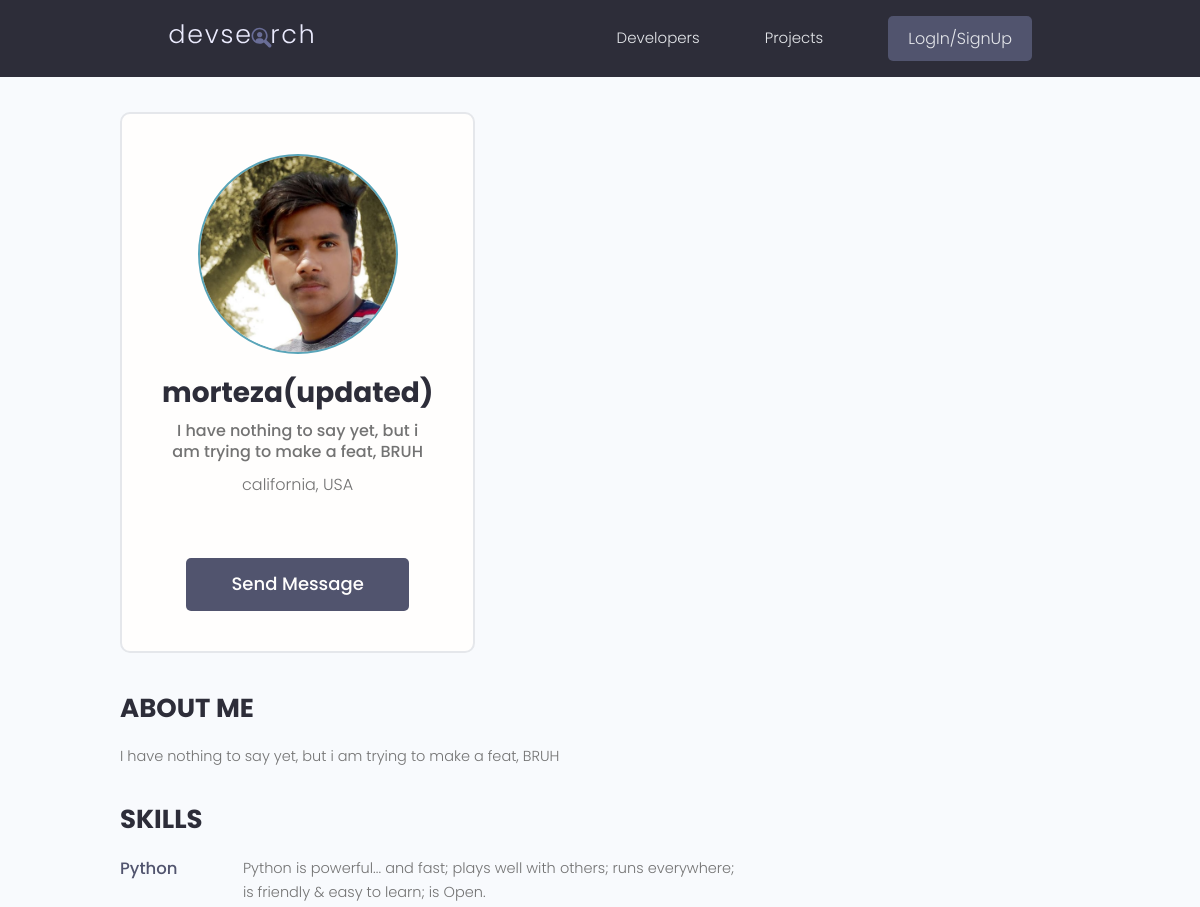
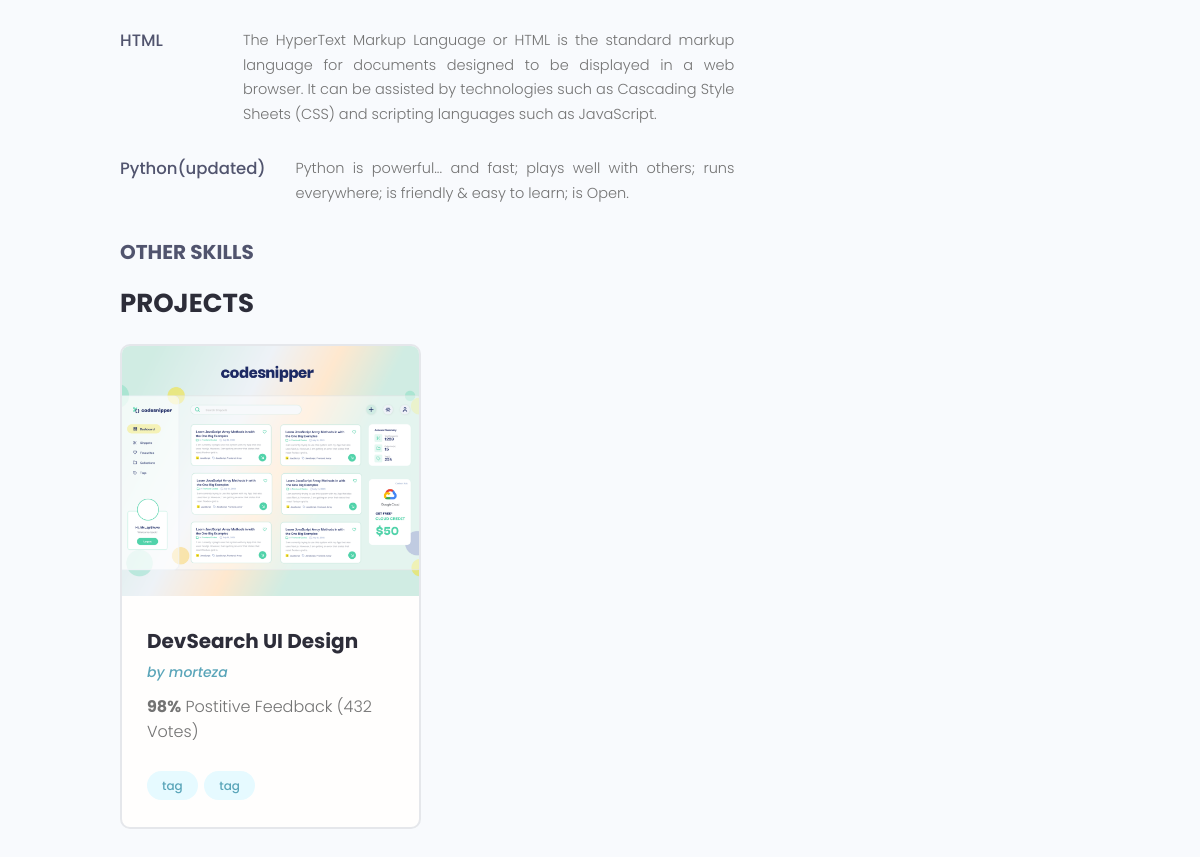
/users/user_profile/255c4189-f08c-4e26-ab23-978dfecdd777, run on the app's committed database (2 pictures, top to bottom).
### users/models.py (models this page shows, shortened)
class Profile(models.Model):
    user = models.OneToOneField(User, null = True, blank = True, on_delete=models.CASCADE)
    name = models.CharField(max_length=200, null=True, blank = True)
    email = models.EmailField(max_length=500, null=True, blank = True)
    info = models.CharField(max_length= 200, null=True, blank = True)
    bio = models.TextField(null=True, blank = True)
    location = models.CharField(max_length = 200, null=True, blank = True)
    profile_image = models.ImageField(null=True, blank = True, default="images/profiles/user-default.png")
    social_github = models.CharField(max_length=200, null=True, blank = True)
    social_youtube = models.CharField(max_length=200, null=True, blank = True)
    social_linkedin = models.CharField(max_length=200, null=True, blank = True)
    social_website = models.CharField(max_length=200, null=True, blank = True)
    created = models.DateTimeField(null=True, blank = True, auto_now_add=True)
    id = models.UUIDField(default = uuid.uuid4,
     editable=False, unique = True, primary_key = True)
    def __str__(self) -> str:
        return self.user.username

class Skill(models.Model):
    owner = models.ForeignKey(Profile, on_delete=models.CASCADE, null=True, blank = True)
    name = models.CharField(max_length=200, null=True, blank = True)
    description = models.TextField(null=True, blank = True)
    created = models.DateTimeField(auto_now_add=True)
    id = models.UUIDField(default = uuid.uuid4, editable=False, primary_key=True, unique=True)

### project/models.py (models this page shows, shortened)
class Project(models.Model):
    owner = models.ForeignKey(Profile, null= True, blank= True, on_delete = models.SET_NULL)
    title = models.CharField(max_length=200)
    description = models.TextField(null = True, blank = True)
    demo_link = models.CharField(max_length=2000, null = True, blank=True)
    source_link = models.CharField(max_length=2000, null = True, blank=True)
    featured_image = models.ImageField(null = True, blank = True, default= "images/profiles/user-default_YS9Vr6e.png")
    created = models.DateTimeField(auto_now_add=True)
    tags = models.ManyToManyField('Tag', blank=True)
    vote_total = models.IntegerField(default = 0, null=True, blank = True)
    vote_ratio = models.IntegerField(default = 0, null = True, blank = True)
    id = models.UUIDField(default=uuid.uuid4, unique = True, primary_key=True, editable=False)

class Tag(models.Model):
    name = models.CharField(max_length = 200)
    created = models.DateTimeField(auto_now_add = True)
    id = models.UUIDField(default=uuid.uuid4, unique = True, primary_key = True, editable=True)

### users/views.py (the view)
# urls.py: path('user_profile/<str:pk>', views.user_profile, name = 'user_profile'),
def user_profile(request, pk):
    profile = Profile.objects.get(pk=pk)
    top_skills = profile.skill_set.exclude(description__exact = "")
    other_skills = profile.skill_set.filter(description = "")
    context = {"profile" : profile, "top_skills" : top_skills, "other_skills" : other_skills}
    return render(request, "users/profile.html", context=context)

### users/templates/users/profile.html (shortened to what this page needs)
{% extends 'main.html' %} {% load static %}
  {% block content %}
  <main class="profile my-md">
    <div class="container">
      <div class="layout">
        <div class="column column--1of3">
          <div class="card text-center">
            <div class="card__body dev">
              <img
                class="avatar avatar--xl"
                src="{% static profile.profile_image.url %}"
              />
              <h2 class="dev__name">{{profile.name}}</h2>
              <p class="dev__title">{{profile.bio}}</p>
              <p class="dev__location">{{profile.location}}</p>
              {% if request.user.profile.id != profile.id %}
              <a href="#" class="btn btn--sub btn--lg">Send Message</a>
              {% endif %}
            </div>
          </div>
        </div>
        <div class="column column--2of3">
          <div class="devInfo">
            <h3 class="devInfo__title">About Me</h3>
            <p class="devInfo__about">{{profile.bio}}</p>
          </div>
          <div class="devInfo">
            <h3 class="devInfo__title">Skills</h3>
            {% for skill in top_skills %}
            <div class="devInfo__skills">
              <div class="devSkill">
                <h4 class="devSkill__title">{{skill.name}}</h4>
                <p class="devSkill__info">{{skill.description}}</p>
              </div>
              {% endfor %}
              <h3 class="devInfo__subtitle">Other Skills</h3>
            </div>
          </div>
          <div class="devInfo">
            <h3 class="devInfo__title">Projects</h3>
            <div class="grid grid--two">
              {% for project in profile.project_set.all %}
              <div class="column">
                <div class="card project">
                  <a href="single-project.html" class="project">
                    <img
                      class="project__thumbnail"
                      src="{% static project.featured_image.url %}"
                      alt="project thumbnail"
                    />
                    <div class="card__body">
                      <h3 class="project__title">DevSearch UI Design</h3>
                      <p>
                        <a
                          class="project__author"
                          href="{% url 'project' project.owner.id %}"
                          >by {{project.owner}}</a
                        >
                      </p>
                      <p class="project--rating">
                        <span style="font-weight: bold"
                          >{{project.vote_ratio}}%</span
                        >
                        Postitive Feedback ({{project.vote_total}}
                        Vote{{project.vote_total|pluralize:"s"}})
                      </p>
                      <div class="project__tags">
                        {% for tag in project.tags.all%}
                        <span class="tag tag--pill tag--main">
                          <small>tag</small>
                        </span>
                        {% endfor %}
                      </div>
                    </div>
                  </a>
                </div>
              </div>
              {% endfor %}
            </div>
          </div>
        </div>
      </div>
    </div>
  </main>
  {% endblock %}

### static/styles/app.css (style rules this page uses)
:root { --color-sub: #2d2d39; }
.btn--sub { background-color: var(--color-sub-light); }
.card { border: 2px solid var(--color-light); }
img { width: 100%; }
.profile .card > .dev { padding: 4rem; }
.dev__name { color: var(--color-sub); font-size: 2.8rem; font-weight: 700; margin-top: 1rem; margin-bottom: 0.5rem; }
.dev__title { font-size: 1.6rem; font-weight: 500; line-height: 1.3; }
.dev__location { margin-top: 1rem; }
.devInfo { margin-bottom: 3rem; }
.devInfo__title, .devInfo__subtitle { font-size: 2.6rem; color: var(--color-sub); text-transform: uppercase; font-weight: 700; margin-bottom: 1.5rem; }
.devInfo__subtitle { font-size: 2rem; color: var(--color-sub-light); }
.devInfo__about, .devSkill__info { font-size: 1.45rem; line-height: 1.7; text-align: justify; }
.devSkill { margin-bottom: 3rem; }
.devSkill__title { font-size: 1.65rem; font-weight: 500; color: var(--color-sub-light); }
@media screen and (min-width: 700px) { .devSkill { display: flex; justify-content: space-between; gap: 3rem; } }
@media screen and (min-width: 700px) { .devSkill__info { flex-basis: 80%; } }
.project__author { font-size: 1.4rem; font-style: italic; }
.project--rating { margin-bottom: 1.6em; margin-top: .5em; }
.project__thumbnail { height: 25rem; object-fit: cover; object-position: top center; }
.project__title { font-size: 2rem; font-weight: 700; color: var(--color-sub); }

### static/uikit/styles/modules/_variables.css (style rules this page uses)
:root { --color-main: #5aa5b9; --color-main-light: #e6faff; --color-sub: #3f4156; --color-sub-light: #51546e; --color-sub-lighter: #ededfd; --color-text: #737373; --color-gray: #8b8b8b; --color-light: #e5e7eb; --color-light-gray: #767676; --color-bg: #f8fafd; --color-white: #fffefd; --color-white-light: #f3f3f3; --color-success: #359e64; --color-success-bg: #def8e8; --color-error: #fc4b0b; --color-error-bg: #fff2ee; --font-base: 'Poppins', arial, helvetica, 'Segoe UI', roboto, ubuntu, sans-serif; --font-monospace: 'Fira Code', 'Courier New', courier, monospace; --font-regular: 300; --font-medium: 500; --font-bold: 700; --generic-shadow: 1px 1px 5px #00000010; --generic-transition: all 0.3s ease-in-out; }

### static/uikit/styles/modules/_base.css (style rules this page uses)
* { margin: 0; padding: 0; box-sizing: border-box; text-rendering: optimizeLegibility; color: inherit; font-size: inherit; }
html { font-size: 50%; }
@media only screen and (min-width: 480px) { html { font-size: 56.25%; } }
@media only screen and (min-width: 1200px) { html { font-size: 62.5%; } }
body { line-height: 1.6; font-weight: 400; font-size: 1.5rem; color: var(--color-text); background-color: var(--color-bg); min-height: 100vh; }

### static/uikit/styles/modules/_typography.css (style rules this page uses)
* { font-family: var(--font-base); }
h2 { font-size: 3.6rem; font-weight: var(--font-bold); }
h3 { font-size: 3.2rem; font-weight: var(--font-medium); }
h4 { font-size: 2.8rem; font-weight: var(--font-medium); }
p, span, strong { font-size: 1.6rem; color: var(--color-text); font-weight: var(--font-regular); }
a { padding-bottom: 2px; text-decoration: none; display: inline-block; color: var(--color-main); font-weight: var(--font-medium); }

### static/uikit/styles/modules/_utilities.css (style rules this page uses)
.container { width: 92%; max-width: 165rem; margin: 0 auto; box-sizing: border-box; }
@media screen and (min-width: 1000px) { .container { width: 90%; } }
@media screen and (min-width: 1200px) { .container { width: 80%; } }
.text-center { text-align: center; }
.my-md { margin: 3rem auto; }

### static/uikit/styles/modules/_avatar.css (style rules this page uses)
.avatar { border-radius: 50%; border: 2px solid var(--color-main); object-fit: cover; }
.avatar--xl { height: 20rem; width: 20rem; }

### static/uikit/styles/modules/_button.css (style rules this page uses)
.btn { display: inline-block; position: relative; cursor: pointer; background-color: var(--color-light); font-weight: var(--font-medium); color: var(--color-sub); text-decoration: none; padding: 1rem 2rem; border-radius: 0.5rem; border: none; width: -webkit-fit-content; width: -moz-fit-content; width: fit-content; height: -webkit-fit-content; height: -moz-fit-content; height: fit-content; font-size: 1.6rem; outline-width: 0; outline-color: transparent; -webkit-backface-visibility: hidden; backface-visibility: hidden; transition: all 0.3s ease-in-out; }
.btn--sub { background-color: var(--color-sub); color: var(--color-white); }
.btn--lg { font-size: 1.8rem; padding: 1.2rem 4.5rem; }

### static/uikit/styles/modules/_card.css (style rules this page uses)
.card { border-radius: 1rem; background-color: var(--color-white); border: 1.5px solid var(--color-light); width: auto; height: auto; margin-top: 0.5rem; margin-bottom: 0.5rem; overflow: hidden; }
.card__body, .card__header { padding: 2rem 2.5rem; }

### data on the page
Profile: profile_image (picture), name "morteza(updated)", bio "I have nothing to say yet, but i am trying to make a feat, BRUH", location "california, USA"
Skill: name "Python", description "Python is powerful... and fast; plays well with others; runs everywhere; is friendly & easy to learn; is Open."
Skill: name "HTML", description "The HyperText Markup Language or HTML is the standard markup language for documents designed to be displayed in a web browser. It can be assisted by technologies such as Cascading Style Sheets (CSS) and scripting languages such as JavaScript."
Skill: name "Python(updated)", description "Python is powerful... and fast; plays well with others; runs everywhere; is friendly & easy to learn; is Open."
Project: featured_image (picture), owner "morteza", vote_ratio "98", vote_total "432"
